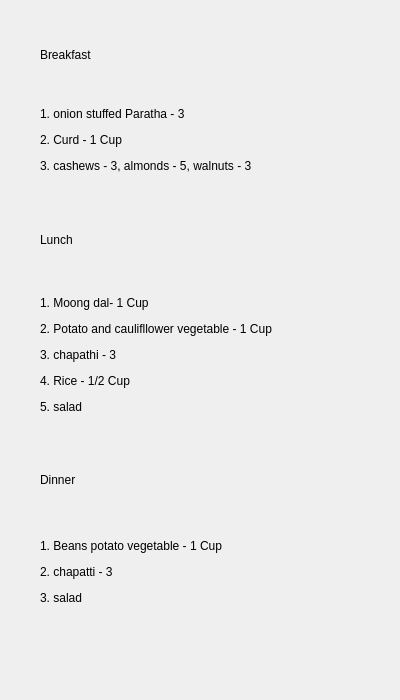
<?xml version="1.0" encoding="UTF-8"?>
<ui version="4.0">
 <class>dietday1</class>
 <widget class="QDialog" name="dietday1">
  <property name="geometry">
   <rect>
    <x>0</x>
    <y>0</y>
    <width>400</width>
    <height>700</height>
   </rect>
  </property>
  <property name="windowTitle">
   <string>Day1 Diet</string>
  </property>
  <widget class="QLabel" name="label">
   <property name="geometry">
    <rect>
     <x>40</x>
     <y>40</y>
     <width>300</width>
     <height>30</height>
    </rect>
   </property>
   <property name="text">
    <string>&lt;html&gt;&lt;head/&gt;&lt;body&gt;&lt;p&gt;Breakfast&lt;/p&gt;&lt;/body&gt;&lt;/html&gt;</string>
   </property>
  </widget>
  <widget class="QLabel" name="label_2">
   <property name="geometry">
    <rect>
     <x>40</x>
     <y>90</y>
     <width>300</width>
     <height>100</height>
    </rect>
   </property>
   <property name="text">
    <string>&lt;html&gt;&lt;head/&gt;&lt;body&gt;&lt;p&gt;1. onion stuffed Paratha - 3&lt;/p&gt;&lt;p&gt;2. Curd - 1 &lt;span style=&quot; background-color:transparent;&quot;&gt;Cup &lt;/span&gt;&lt;/p&gt;&lt;p&gt;3. cashews - 3, almonds - 5, walnuts - 3&lt;/p&gt;&lt;/body&gt;&lt;/html&gt;</string>
   </property>
  </widget>
  <widget class="QLabel" name="label_3">
   <property name="geometry">
    <rect>
     <x>40</x>
     <y>225</y>
     <width>300</width>
     <height>30</height>
    </rect>
   </property>
   <property name="text">
    <string>&lt;html&gt;&lt;head/&gt;&lt;body&gt;&lt;p&gt;Lunch&lt;/p&gt;&lt;/body&gt;&lt;/html&gt;</string>
   </property>
  </widget>
  <widget class="QLabel" name="label_4">
   <property name="geometry">
    <rect>
     <x>40</x>
     <y>280</y>
     <width>300</width>
     <height>150</height>
    </rect>
   </property>
   <property name="text">
    <string>&lt;html&gt;&lt;head/&gt;&lt;body&gt;&lt;p&gt;1. Moong dal- 1 Cup&lt;/p&gt;&lt;p&gt;2. Potato and caulifllower vegetable - 1 &lt;span style=&quot; background-color:transparent;&quot;&gt;Cup &lt;/span&gt;&lt;/p&gt;&lt;p&gt;3. chapathi - 3&lt;/p&gt;&lt;p&gt;4. Rice - 1/2 &lt;span style=&quot; background-color:transparent;&quot;&gt;Cup &lt;/span&gt;&lt;/p&gt;&lt;p&gt;5. salad&lt;/p&gt;&lt;/body&gt;&lt;/html&gt;</string>
   </property>
  </widget>
  <widget class="QLabel" name="label_5">
   <property name="geometry">
    <rect>
     <x>40</x>
     <y>465</y>
     <width>300</width>
     <height>30</height>
    </rect>
   </property>
   <property name="text">
    <string>&lt;html&gt;&lt;head/&gt;&lt;body&gt;&lt;p&gt;Dinner&lt;/p&gt;&lt;/body&gt;&lt;/html&gt;</string>
   </property>
  </widget>
  <widget class="QLabel" name="label_6">
   <property name="geometry">
    <rect>
     <x>40</x>
     <y>510</y>
     <width>300</width>
     <height>125</height>
    </rect>
   </property>
   <property name="text">
    <string>&lt;html&gt;&lt;head/&gt;&lt;body&gt;&lt;p&gt;1. Beans potato vegetable - 1 &lt;span style=&quot; background-color:transparent;&quot;&gt;Cup &lt;/span&gt;&lt;/p&gt;&lt;p&gt;2. chapatti - 3&lt;/p&gt;&lt;p&gt;3. salad&lt;/p&gt;&lt;/body&gt;&lt;/html&gt;</string>
   </property>
   <property name="textFormat">
    <enum>Qt::RichText</enum>
   </property>
  </widget>
 </widget>
 <resources/>
 <connections/>
</ui>
